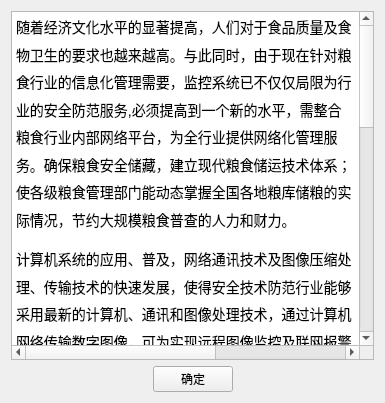
<?xml version="1.0" encoding="UTF-8"?>
<ui version="4.0">
 <class>Tishi</class>
 <widget class="QWidget" name="Tishi">
  <property name="geometry">
   <rect>
    <x>0</x>
    <y>0</y>
    <width>385</width>
    <height>403</height>
   </rect>
  </property>
  <property name="windowTitle">
   <string>Form</string>
  </property>
  <layout class="QGridLayout" name="gridLayout">
   <item row="0" column="0">
    <widget class="QTextEdit" name="textEdit">
     <property name="html">
      <string>&lt;!DOCTYPE HTML PUBLIC &quot;-//W3C//DTD HTML 4.0//EN&quot; &quot;http://www.w3.org/TR/REC-html40/strict.dtd&quot;&gt;
&lt;html&gt;&lt;head&gt;&lt;meta name=&quot;qrichtext&quot; content=&quot;1&quot; /&gt;&lt;style type=&quot;text/css&quot;&gt;
p, li { white-space: pre-wrap; }
&lt;/style&gt;&lt;/head&gt;&lt;body style=&quot; font-family:'SimSun'; font-size:9pt; font-weight:400; font-style:normal;&quot;&gt;
&lt;p style=&quot; margin-top:12px; margin-bottom:12px; margin-left:0px; margin-right:0px; -qt-block-indent:0; text-indent:0px; line-height:125%;&quot;&gt;&lt;span style=&quot; font-family:'宋体'; font-size:10.5pt;&quot;&gt;随着经济文化水平的显著提高，人们对于食品质量及食物卫生的要求也越来越高。与此同时，由于现在针对粮食行业的信息化管理需要，监控系统已不仅仅局限为行业的安全防范服务,必须提高到一个新的水平，需整合粮食行业内部网络平台，为全行业提供网络化管理服务。确保粮食安全储藏，建立现代粮食储运技术体系；使各级粮食管理部门能动态掌握全国各地粮库储粮的实际情况，节约大规模粮食普查的人力和财力。  &lt;/span&gt;&lt;/p&gt;
&lt;p style=&quot; margin-top:12px; margin-bottom:12px; margin-left:0px; margin-right:0px; -qt-block-indent:0; text-indent:0px; line-height:125%;&quot;&gt;&lt;span style=&quot; font-family:'宋体'; font-size:10.5pt;&quot;&gt;计算机系统的应用、普及，网络通讯技术及图像压缩处理、传输技术的快速发展，使得安全技术防范行业能够采用最新的计算机、通讯和图像处理技术，通过计算机网络传输数字图像，可为实现远程图像监控及联网报警系统提供高效可行而且高效管理的解决方案。对于粮食行业等网络基础较好的部门，利用其现有的网络环境与技术条件，充分发挥计算机网络的优势，建成高效可靠的远程视频监控与联网报警等系统，为粮仓的安全防范、高效管理提供更有力的技术保障。&lt;/span&gt;&lt;/p&gt;
&lt;p style=&quot;-qt-paragraph-type:empty; margin-top:12px; margin-bottom:12px; margin-left:0px; margin-right:0px; -qt-block-indent:0; text-indent:0px; line-height:125%; font-family:'宋体'; font-size:10.5pt;&quot;&gt;&lt;br /&gt;&lt;/p&gt;
&lt;table border=&quot;0&quot; style=&quot; margin-top:0px; margin-bottom:0px; margin-left:0px; margin-right:0px;&quot; cellspacing=&quot;2&quot; cellpadding=&quot;0&quot;&gt;
&lt;tr&gt;
&lt;td width=&quot;45&quot; style=&quot; vertical-align:top; padding-left:0; padding-right:0; padding-top:0; padding-bottom:0;&quot;&gt;
&lt;p style=&quot; margin-top:12px; margin-bottom:12px; margin-left:0px; margin-right:0px; -qt-block-indent:0; text-indent:0px;&quot;&gt;&lt;span style=&quot; font-family:'宋体'; font-size:10.5pt;&quot;&gt;序号&lt;/span&gt;&lt;/p&gt;&lt;/td&gt;
&lt;td width=&quot;179&quot; style=&quot; vertical-align:top; padding-left:0; padding-right:0; padding-top:0; padding-bottom:0;&quot;&gt;
&lt;p style=&quot; margin-top:12px; margin-bottom:12px; margin-left:0px; margin-right:0px; -qt-block-indent:0; text-indent:0px;&quot;&gt;&lt;span style=&quot; font-family:'宋体'; font-size:10.5pt;&quot;&gt;功能&lt;/span&gt;&lt;/p&gt;&lt;/td&gt;
&lt;td width=&quot;66&quot; style=&quot; vertical-align:top; padding-left:0; padding-right:0; padding-top:0; padding-bottom:0;&quot;&gt;
&lt;p style=&quot; margin-top:12px; margin-bottom:12px; margin-left:0px; margin-right:0px; -qt-block-indent:0; text-indent:0px;&quot;&gt;&lt;span style=&quot; font-family:'宋体'; font-size:10.5pt;&quot;&gt;优先级&lt;/span&gt;&lt;/p&gt;&lt;/td&gt;
&lt;td width=&quot;277&quot; style=&quot; vertical-align:top; padding-left:0; padding-right:0; padding-top:0; padding-bottom:0;&quot;&gt;
&lt;p style=&quot; margin-top:12px; margin-bottom:12px; margin-left:0px; margin-right:0px; -qt-block-indent:0; text-indent:0px;&quot;&gt;&lt;span style=&quot; font-family:'宋体'; font-size:10.5pt;&quot;&gt;描述&lt;/span&gt;&lt;/p&gt;&lt;/td&gt;&lt;/tr&gt;
&lt;tr&gt;
&lt;td style=&quot; vertical-align:top; padding-left:0; padding-right:0; padding-top:0; padding-bottom:0;&quot;&gt;
&lt;p style=&quot; margin-top:12px; margin-bottom:12px; margin-left:0px; margin-right:0px; -qt-block-indent:0; text-indent:0px;&quot;&gt;&lt;span style=&quot; font-family:'宋体'; font-size:10.5pt;&quot;&gt;1&lt;/span&gt;&lt;/p&gt;&lt;/td&gt;
&lt;td style=&quot; vertical-align:top; padding-left:0; padding-right:0; padding-top:0; padding-bottom:0;&quot;&gt;
&lt;p style=&quot; margin-top:12px; margin-bottom:12px; margin-left:0px; margin-right:0px; -qt-block-indent:0; text-indent:0px;&quot;&gt;&lt;span style=&quot; font-family:'宋体'; font-size:10.5pt;&quot;&gt;室内光照自动控制&lt;/span&gt;&lt;/p&gt;&lt;/td&gt;
&lt;td style=&quot; vertical-align:top; padding-left:0; padding-right:0; padding-top:0; padding-bottom:0;&quot;&gt;
&lt;p align=&quot;center&quot; style=&quot; margin-top:12px; margin-bottom:12px; margin-left:0px; margin-right:0px; -qt-block-indent:0; text-indent:0px;&quot;&gt;&lt;span style=&quot; font-family:'宋体'; font-size:10.5pt;&quot;&gt;高&lt;/span&gt;&lt;/p&gt;&lt;/td&gt;
&lt;td style=&quot; vertical-align:top; padding-left:0; padding-right:0; padding-top:0; padding-bottom:0;&quot;&gt;
&lt;p style=&quot; margin-top:12px; margin-bottom:12px; margin-left:0px; margin-right:0px; -qt-block-indent:0; text-indent:0px;&quot;&gt;&lt;span style=&quot; font-family:'宋体'; font-size:10.5pt;&quot;&gt;根据传感器采集到的光照信息自动调整室内光照（通过开关灯和开关窗帘）&lt;/span&gt;&lt;/p&gt;&lt;/td&gt;&lt;/tr&gt;
&lt;tr&gt;
&lt;td style=&quot; vertical-align:top; padding-left:0; padding-right:0; padding-top:0; padding-bottom:0;&quot;&gt;
&lt;p style=&quot; margin-top:12px; margin-bottom:12px; margin-left:0px; margin-right:0px; -qt-block-indent:0; text-indent:0px;&quot;&gt;&lt;span style=&quot; font-family:'宋体'; font-size:10.5pt;&quot;&gt;2&lt;/span&gt;&lt;/p&gt;&lt;/td&gt;
&lt;td style=&quot; vertical-align:top; padding-left:0; padding-right:0; padding-top:0; padding-bottom:0;&quot;&gt;
&lt;p style=&quot; margin-top:12px; margin-bottom:12px; margin-left:0px; margin-right:0px; -qt-block-indent:0; text-indent:0px;&quot;&gt;&lt;span style=&quot; font-family:'宋体'; font-size:10.5pt;&quot;&gt;温湿度自动控制&lt;/span&gt;&lt;/p&gt;&lt;/td&gt;
&lt;td style=&quot; vertical-align:top; padding-left:0; padding-right:0; padding-top:0; padding-bottom:0;&quot;&gt;
&lt;p align=&quot;center&quot; style=&quot; margin-top:12px; margin-bottom:12px; margin-left:0px; margin-right:0px; -qt-block-indent:0; text-indent:0px;&quot;&gt;&lt;span style=&quot; font-family:'宋体'; font-size:10.5pt;&quot;&gt;高&lt;/span&gt;&lt;/p&gt;&lt;/td&gt;
&lt;td style=&quot; vertical-align:top; padding-left:0; padding-right:0; padding-top:0; padding-bottom:0;&quot;&gt;
&lt;p style=&quot; margin-top:12px; margin-bottom:12px; margin-left:0px; margin-right:0px; -qt-block-indent:0; text-indent:0px;&quot;&gt;&lt;span style=&quot; font-family:'宋体'; font-size:10.5pt;&quot;&gt;根据传感器采集到的温湿度信息调整室内温湿度（通过空调、加湿器等）&lt;/span&gt;&lt;/p&gt;&lt;/td&gt;&lt;/tr&gt;
&lt;tr&gt;
&lt;td style=&quot; vertical-align:top; padding-left:0; padding-right:0; padding-top:0; padding-bottom:0;&quot;&gt;
&lt;p style=&quot; margin-top:12px; margin-bottom:12px; margin-left:0px; margin-right:0px; -qt-block-indent:0; text-indent:0px;&quot;&gt;&lt;span style=&quot; font-family:'宋体'; font-size:10.5pt;&quot;&gt;4&lt;/span&gt;&lt;/p&gt;&lt;/td&gt;
&lt;td style=&quot; vertical-align:top; padding-left:0; padding-right:0; padding-top:0; padding-bottom:0;&quot;&gt;
&lt;p style=&quot; margin-top:12px; margin-bottom:12px; margin-left:0px; margin-right:0px; -qt-block-indent:0; text-indent:0px;&quot;&gt;&lt;span style=&quot; font-family:'宋体'; font-size:10.5pt;&quot;&gt;视频监控&lt;/span&gt;&lt;/p&gt;&lt;/td&gt;
&lt;td style=&quot; vertical-align:top; padding-left:0; padding-right:0; padding-top:0; padding-bottom:0;&quot;&gt;
&lt;p align=&quot;center&quot; style=&quot; margin-top:12px; margin-bottom:12px; margin-left:0px; margin-right:0px; -qt-block-indent:0; text-indent:0px;&quot;&gt;&lt;span style=&quot; font-family:'宋体'; font-size:10.5pt;&quot;&gt;高&lt;/span&gt;&lt;/p&gt;&lt;/td&gt;
&lt;td style=&quot; vertical-align:top; padding-left:0; padding-right:0; padding-top:0; padding-bottom:0;&quot;&gt;
&lt;p style=&quot; margin-top:12px; margin-bottom:12px; margin-left:0px; margin-right:0px; -qt-block-indent:0; text-indent:0px;&quot;&gt;&lt;span style=&quot; font-family:'宋体'; font-size:10.5pt;&quot;&gt;使用摄像头监控室内和大门的情况&lt;/span&gt;&lt;/p&gt;&lt;/td&gt;&lt;/tr&gt;
&lt;tr&gt;
&lt;td style=&quot; vertical-align:top; padding-left:0; padding-right:0; padding-top:0; padding-bottom:0;&quot;&gt;
&lt;p style=&quot; margin-top:12px; margin-bottom:12px; margin-left:0px; margin-right:0px; -qt-block-indent:0; text-indent:0px;&quot;&gt;&lt;span style=&quot; font-family:'宋体'; font-size:10.5pt;&quot;&gt;5&lt;/span&gt;&lt;/p&gt;&lt;/td&gt;
&lt;td style=&quot; vertical-align:top; padding-left:0; padding-right:0; padding-top:0; padding-bottom:0;&quot;&gt;
&lt;p style=&quot; margin-top:12px; margin-bottom:12px; margin-left:0px; margin-right:0px; -qt-block-indent:0; text-indent:0px;&quot;&gt;&lt;span style=&quot; font-family:'宋体'; font-size:10.5pt;&quot;&gt;PC端查看、控制&lt;/span&gt;&lt;span style=&quot; font-family:'宋体'; font-size:12pt;&quot;&gt;粮仓&lt;/span&gt;&lt;span style=&quot; font-family:'宋体'; font-size:10.5pt;&quot;&gt;情况及视频监控&lt;/span&gt;&lt;/p&gt;&lt;/td&gt;
&lt;td style=&quot; vertical-align:top; padding-left:0; padding-right:0; padding-top:0; padding-bottom:0;&quot;&gt;
&lt;p align=&quot;center&quot; style=&quot; margin-top:12px; margin-bottom:12px; margin-left:0px; margin-right:0px; -qt-block-indent:0; text-indent:0px;&quot;&gt;&lt;span style=&quot; font-family:'宋体'; font-size:10.5pt;&quot;&gt;高&lt;/span&gt;&lt;/p&gt;&lt;/td&gt;
&lt;td style=&quot; vertical-align:top; padding-left:0; padding-right:0; padding-top:0; padding-bottom:0;&quot;&gt;
&lt;p style=&quot; margin-top:12px; margin-bottom:12px; margin-left:0px; margin-right:0px; -qt-block-indent:0; text-indent:0px;&quot;&gt;&lt;span style=&quot; font-family:'宋体'; font-size:10.5pt;&quot;&gt;通过PC实时查看&lt;/span&gt;&lt;span style=&quot; font-family:'宋体'; font-size:12pt;&quot;&gt;粮仓&lt;/span&gt;&lt;span style=&quot; font-family:'宋体'; font-size:10.5pt;&quot;&gt;环境情况和监控视频，并可控制&lt;/span&gt;&lt;span style=&quot; font-family:'宋体'; font-size:12pt;&quot;&gt;粮仓&lt;/span&gt;&lt;/p&gt;&lt;/td&gt;&lt;/tr&gt;
&lt;tr&gt;
&lt;td style=&quot; vertical-align:top; padding-left:0; padding-right:0; padding-top:0; padding-bottom:0;&quot;&gt;
&lt;p style=&quot; margin-top:12px; margin-bottom:12px; margin-left:0px; margin-right:0px; -qt-block-indent:0; text-indent:0px;&quot;&gt;&lt;span style=&quot; font-family:'宋体'; font-size:10.5pt;&quot;&gt;6&lt;/span&gt;&lt;/p&gt;&lt;/td&gt;
&lt;td style=&quot; vertical-align:top; padding-left:0; padding-right:0; padding-top:0; padding-bottom:0;&quot;&gt;
&lt;p style=&quot; margin-top:12px; margin-bottom:12px; margin-left:0px; margin-right:0px; -qt-block-indent:0; text-indent:0px;&quot;&gt;&lt;span style=&quot; font-family:'宋体'; font-size:10.5pt;&quot;&gt;主机&lt;/span&gt;&lt;span style=&quot; font-family:'Times New Roman'; font-size:10.5pt;&quot;&gt;QT&lt;/span&gt;&lt;span style=&quot; font-family:'宋体'; font-size:10.5pt;&quot;&gt;查看、控制家&lt;/span&gt;&lt;span style=&quot; font-family:'宋体'; font-size:12pt;&quot;&gt;粮仓&lt;/span&gt;&lt;span style=&quot; font-family:'宋体'; font-size:10.5pt;&quot;&gt;情况及视频监控&lt;/span&gt;&lt;/p&gt;&lt;/td&gt;
&lt;td style=&quot; vertical-align:top; padding-left:0; padding-right:0; padding-top:0; padding-bottom:0;&quot;&gt;
&lt;p align=&quot;center&quot; style=&quot; margin-top:12px; margin-bottom:12px; margin-left:0px; margin-right:0px; -qt-block-indent:0; text-indent:0px;&quot;&gt;&lt;span style=&quot; font-family:'宋体'; font-size:10.5pt;&quot;&gt;高&lt;/span&gt;&lt;/p&gt;&lt;/td&gt;
&lt;td style=&quot; vertical-align:top; padding-left:0; padding-right:0; padding-top:0; padding-bottom:0;&quot;&gt;
&lt;p style=&quot; margin-top:12px; margin-bottom:12px; margin-left:0px; margin-right:0px; -qt-block-indent:0; text-indent:0px;&quot;&gt;&lt;span style=&quot; font-family:'宋体'; font-size:10.5pt;&quot;&gt;通过主机&lt;/span&gt;&lt;span style=&quot; font-family:'Times New Roman'; font-size:10.5pt;&quot;&gt;QT&lt;/span&gt;&lt;span style=&quot; font-family:'宋体'; font-size:10.5pt;&quot;&gt;实时查看&lt;/span&gt;&lt;span style=&quot; font-family:'宋体'; font-size:12pt;&quot;&gt;粮仓&lt;/span&gt;&lt;span style=&quot; font-family:'宋体'; font-size:10.5pt;&quot;&gt;环境情况和视频，并可控制&lt;/span&gt;&lt;span style=&quot; font-family:'宋体'; font-size:12pt;&quot;&gt;粮仓&lt;/span&gt;&lt;span style=&quot; font-family:'宋体'; font-size:10.5pt;&quot;&gt;，及进行用户管理&lt;/span&gt;&lt;/p&gt;&lt;/td&gt;&lt;/tr&gt;
&lt;tr&gt;
&lt;td style=&quot; vertical-align:top; padding-left:0; padding-right:0; padding-top:0; padding-bottom:0;&quot;&gt;
&lt;p style=&quot; margin-top:12px; margin-bottom:12px; margin-left:0px; margin-right:0px; -qt-block-indent:0; text-indent:0px;&quot;&gt;&lt;span style=&quot; font-family:'宋体'; font-size:10.5pt;&quot;&gt;7&lt;/span&gt;&lt;/p&gt;&lt;/td&gt;
&lt;td style=&quot; vertical-align:top; padding-left:0; padding-right:0; padding-top:0; padding-bottom:0;&quot;&gt;
&lt;p style=&quot; margin-top:12px; margin-bottom:12px; margin-left:0px; margin-right:0px; -qt-block-indent:0; text-indent:0px;&quot;&gt;&lt;span style=&quot; font-family:'宋体'; font-size:10.5pt;&quot;&gt;入侵检测及警报&lt;/span&gt;&lt;/p&gt;&lt;/td&gt;
&lt;td style=&quot; vertical-align:top; padding-left:0; padding-right:0; padding-top:0; padding-bottom:0;&quot;&gt;
&lt;p align=&quot;center&quot; style=&quot; margin-top:12px; margin-bottom:12px; margin-left:0px; margin-right:0px; -qt-block-indent:0; text-indent:0px;&quot;&gt;&lt;span style=&quot; font-family:'宋体'; font-size:10.5pt;&quot;&gt;高&lt;/span&gt;&lt;/p&gt;&lt;/td&gt;
&lt;td style=&quot; vertical-align:top; padding-left:0; padding-right:0; padding-top:0; padding-bottom:0;&quot;&gt;
&lt;p style=&quot; margin-top:12px; margin-bottom:12px; margin-left:0px; margin-right:0px; -qt-block-indent:0; text-indent:0px;&quot;&gt;&lt;span style=&quot; font-family:'宋体'; font-size:10.5pt;&quot;&gt;粮仓没人的时候检测小偷入侵情况及报警&lt;/span&gt;&lt;/p&gt;&lt;/td&gt;&lt;/tr&gt;
&lt;tr&gt;
&lt;td style=&quot; vertical-align:top; padding-left:0; padding-right:0; padding-top:0; padding-bottom:0;&quot;&gt;
&lt;p style=&quot; margin-top:12px; margin-bottom:12px; margin-left:0px; margin-right:0px; -qt-block-indent:0; text-indent:0px;&quot;&gt;&lt;span style=&quot; font-family:'宋体'; font-size:10.5pt;&quot;&gt;8&lt;/span&gt;&lt;/p&gt;&lt;/td&gt;
&lt;td style=&quot; vertical-align:top; padding-left:0; padding-right:0; padding-top:0; padding-bottom:0;&quot;&gt;
&lt;p style=&quot; margin-top:12px; margin-bottom:12px; margin-left:0px; margin-right:0px; -qt-block-indent:0; text-indent:0px;&quot;&gt;&lt;span style=&quot; font-family:'宋体'; font-size:10.5pt;&quot;&gt;温度异常（火灾）报警&lt;/span&gt;&lt;/p&gt;&lt;/td&gt;
&lt;td style=&quot; vertical-align:top; padding-left:0; padding-right:0; padding-top:0; padding-bottom:0;&quot;&gt;
&lt;p align=&quot;center&quot; style=&quot; margin-top:12px; margin-bottom:12px; margin-left:0px; margin-right:0px; -qt-block-indent:0; text-indent:0px;&quot;&gt;&lt;span style=&quot; font-family:'宋体'; font-size:10.5pt;&quot;&gt;高&lt;/span&gt;&lt;/p&gt;&lt;/td&gt;
&lt;td style=&quot; vertical-align:top; padding-left:0; padding-right:0; padding-top:0; padding-bottom:0;&quot;&gt;
&lt;p style=&quot; margin-top:12px; margin-bottom:12px; margin-left:0px; margin-right:0px; -qt-block-indent:0; text-indent:0px;&quot;&gt;&lt;span style=&quot; font-family:'宋体'; font-size:10.5pt;&quot;&gt;当传感器检测到温度异常时进行火灾报警&lt;/span&gt;&lt;/p&gt;&lt;/td&gt;&lt;/tr&gt;
&lt;tr&gt;
&lt;td style=&quot; vertical-align:top; padding-left:0; padding-right:0; padding-top:0; padding-bottom:0;&quot;&gt;
&lt;p style=&quot; margin-top:12px; margin-bottom:12px; margin-left:0px; margin-right:0px; -qt-block-indent:0; text-indent:0px;&quot;&gt;&lt;span style=&quot; font-family:'宋体'; font-size:10.5pt;&quot;&gt;9&lt;/span&gt;&lt;/p&gt;&lt;/td&gt;
&lt;td style=&quot; vertical-align:top; padding-left:0; padding-right:0; padding-top:0; padding-bottom:0;&quot;&gt;
&lt;p style=&quot; margin-top:12px; margin-bottom:12px; margin-left:0px; margin-right:0px; -qt-block-indent:0; text-indent:0px;&quot;&gt;&lt;span style=&quot; font-family:'宋体'; font-size:10.5pt;&quot;&gt;用户权限分级&lt;/span&gt;&lt;/p&gt;&lt;/td&gt;
&lt;td style=&quot; vertical-align:top; padding-left:0; padding-right:0; padding-top:0; padding-bottom:0;&quot;&gt;
&lt;p align=&quot;center&quot; style=&quot; margin-top:12px; margin-bottom:12px; margin-left:0px; margin-right:0px; -qt-block-indent:0; text-indent:0px;&quot;&gt;&lt;span style=&quot; font-family:'宋体'; font-size:10.5pt;&quot;&gt;高&lt;/span&gt;&lt;/p&gt;&lt;/td&gt;
&lt;td style=&quot; vertical-align:top; padding-left:0; padding-right:0; padding-top:0; padding-bottom:0;&quot;&gt;
&lt;p style=&quot; margin-top:12px; margin-bottom:12px; margin-left:0px; margin-right:0px; -qt-block-indent:0; text-indent:0px;&quot;&gt;&lt;span style=&quot; font-family:'宋体'; font-size:10.5pt;&quot;&gt;对粮仓管理成员的控制权限进行分级&lt;/span&gt;&lt;/p&gt;&lt;/td&gt;&lt;/tr&gt;
&lt;tr&gt;
&lt;td style=&quot; vertical-align:top; padding-left:0; padding-right:0; padding-top:0; padding-bottom:0;&quot;&gt;
&lt;p style=&quot; margin-top:12px; margin-bottom:12px; margin-left:0px; margin-right:0px; -qt-block-indent:0; text-indent:0px;&quot;&gt;&lt;span style=&quot; font-family:'宋体'; font-size:10.5pt;&quot;&gt;10&lt;/span&gt;&lt;/p&gt;&lt;/td&gt;
&lt;td style=&quot; vertical-align:top; padding-left:0; padding-right:0; padding-top:0; padding-bottom:0;&quot;&gt;
&lt;p style=&quot; margin-top:12px; margin-bottom:12px; margin-left:0px; margin-right:0px; -qt-block-indent:0; text-indent:0px;&quot;&gt;&lt;span style=&quot; font-family:'Times New Roman'; font-size:10.5pt;&quot;&gt;监控视频的保存&lt;/span&gt;&lt;/p&gt;&lt;/td&gt;
&lt;td style=&quot; vertical-align:top; padding-left:0; padding-right:0; padding-top:0; padding-bottom:0;&quot;&gt;
&lt;p align=&quot;center&quot; style=&quot; margin-top:12px; margin-bottom:12px; margin-left:0px; margin-right:0px; -qt-block-indent:0; text-indent:0px;&quot;&gt;&lt;span style=&quot; font-family:'宋体'; font-size:10.5pt;&quot;&gt;中&lt;/span&gt;&lt;/p&gt;&lt;/td&gt;
&lt;td style=&quot; vertical-align:top; padding-left:0; padding-right:0; padding-top:0; padding-bottom:0;&quot;&gt;
&lt;p style=&quot; margin-top:12px; margin-bottom:12px; margin-left:0px; margin-right:0px; -qt-block-indent:0; text-indent:0px;&quot;&gt;&lt;span style=&quot; font-family:'宋体'; font-size:10.5pt;&quot;&gt;将每天的监控视频保存下来&lt;/span&gt;&lt;/p&gt;&lt;/td&gt;&lt;/tr&gt;
&lt;tr&gt;
&lt;td style=&quot; vertical-align:top; padding-left:0; padding-right:0; padding-top:0; padding-bottom:0;&quot;&gt;
&lt;p style=&quot; margin-top:12px; margin-bottom:12px; margin-left:0px; margin-right:0px; -qt-block-indent:0; text-indent:0px;&quot;&gt;&lt;span style=&quot; font-family:'宋体'; font-size:10.5pt;&quot;&gt;11&lt;/span&gt;&lt;/p&gt;&lt;/td&gt;
&lt;td style=&quot; vertical-align:top; padding-left:0; padding-right:0; padding-top:0; padding-bottom:0;&quot;&gt;
&lt;p style=&quot; margin-top:12px; margin-bottom:12px; margin-left:0px; margin-right:0px; -qt-block-indent:0; text-indent:0px;&quot;&gt;&lt;span style=&quot; font-family:'Times New Roman'; font-size:10.5pt;&quot;&gt;传感器设备电量检测&lt;/span&gt;&lt;/p&gt;&lt;/td&gt;
&lt;td style=&quot; vertical-align:top; padding-left:0; padding-right:0; padding-top:0; padding-bottom:0;&quot;&gt;
&lt;p align=&quot;center&quot; style=&quot; margin-top:12px; margin-bottom:12px; margin-left:0px; margin-right:0px; -qt-block-indent:0; text-indent:0px;&quot;&gt;&lt;span style=&quot; font-family:'宋体'; font-size:10.5pt;&quot;&gt;中&lt;/span&gt;&lt;/p&gt;&lt;/td&gt;
&lt;td style=&quot; vertical-align:top; padding-left:0; padding-right:0; padding-top:0; padding-bottom:0;&quot;&gt;
&lt;p style=&quot; margin-top:12px; margin-bottom:12px; margin-left:0px; margin-right:0px; -qt-block-indent:0; text-indent:0px;&quot;&gt;&lt;span style=&quot; font-family:'宋体'; font-size:10.5pt;&quot;&gt;当传感器终端点亮较低时，启用低电量模式，并通知客户及时给该节点充电或更换电池。&lt;/span&gt;&lt;/p&gt;&lt;/td&gt;&lt;/tr&gt;
&lt;tr&gt;
&lt;td style=&quot; vertical-align:top; padding-left:0; padding-right:0; padding-top:0; padding-bottom:0;&quot;&gt;
&lt;p style=&quot; margin-top:12px; margin-bottom:12px; margin-left:0px; margin-right:0px; -qt-block-indent:0; text-indent:0px;&quot;&gt;&lt;span style=&quot; font-family:'宋体'; font-size:10.5pt;&quot;&gt;12&lt;/span&gt;&lt;/p&gt;&lt;/td&gt;
&lt;td style=&quot; vertical-align:top; padding-left:0; padding-right:0; padding-top:0; padding-bottom:0;&quot;&gt;
&lt;p style=&quot; margin-top:12px; margin-bottom:12px; margin-left:0px; margin-right:0px; -qt-block-indent:0; text-indent:0px;&quot;&gt;&lt;span style=&quot; font-family:'宋体'; font-size:10.5pt;&quot;&gt;集中管理&lt;/span&gt;&lt;/p&gt;&lt;/td&gt;
&lt;td style=&quot; vertical-align:top; padding-left:0; padding-right:0; padding-top:0; padding-bottom:0;&quot;&gt;
&lt;p align=&quot;center&quot; style=&quot; margin-top:12px; margin-bottom:12px; margin-left:0px; margin-right:0px; -qt-block-indent:0; text-indent:0px;&quot;&gt;&lt;span style=&quot; font-family:'宋体'; font-size:10.5pt;&quot;&gt;高&lt;/span&gt;&lt;/p&gt;&lt;/td&gt;
&lt;td style=&quot; vertical-align:top; padding-left:0; padding-right:0; padding-top:0; padding-bottom:0;&quot;&gt;
&lt;p style=&quot; margin-top:12px; margin-bottom:12px; margin-left:0px; margin-right:0px; -qt-block-indent:0; text-indent:0px;&quot;&gt;&lt;span style=&quot; font-family:'宋体'; font-size:10.5pt;&quot;&gt;农用物资管理、人力资源管理和财务管理&lt;/span&gt;&lt;/p&gt;&lt;/td&gt;&lt;/tr&gt;
&lt;tr&gt;
&lt;td style=&quot; vertical-align:top; padding-left:0; padding-right:0; padding-top:0; padding-bottom:0;&quot;&gt;
&lt;p style=&quot; margin-top:12px; margin-bottom:12px; margin-left:0px; margin-right:0px; -qt-block-indent:0; text-indent:0px;&quot;&gt;&lt;span style=&quot; font-family:'宋体'; font-size:10.5pt;&quot;&gt;13&lt;/span&gt;&lt;/p&gt;&lt;/td&gt;
&lt;td style=&quot; vertical-align:top; padding-left:0; padding-right:0; padding-top:0; padding-bottom:0;&quot;&gt;
&lt;p style=&quot; margin-top:12px; margin-bottom:12px; margin-left:0px; margin-right:0px; -qt-block-indent:0; text-indent:0px;&quot;&gt;&lt;span style=&quot; font-family:'宋体'; font-size:10.5pt;&quot;&gt;远程诊断&lt;/span&gt;&lt;/p&gt;&lt;/td&gt;
&lt;td style=&quot; vertical-align:top; padding-left:0; padding-right:0; padding-top:0; padding-bottom:0;&quot;&gt;
&lt;p align=&quot;center&quot; style=&quot; margin-top:12px; margin-bottom:12px; margin-left:0px; margin-right:0px; -qt-block-indent:0; text-indent:0px;&quot;&gt;&lt;span style=&quot; font-family:'宋体'; font-size:10.5pt;&quot;&gt;高&lt;/span&gt;&lt;/p&gt;&lt;/td&gt;
&lt;td style=&quot; vertical-align:top; padding-left:0; padding-right:0; padding-top:0; padding-bottom:0;&quot;&gt;
&lt;p style=&quot; margin-top:12px; margin-bottom:12px; margin-left:0px; margin-right:0px; -qt-block-indent:0; text-indent:0px;&quot;&gt;&lt;span style=&quot; font-family:'宋体'; font-size:10.5pt;&quot;&gt;病虫害、粮食有无发芽等异常应急事件处理&lt;/span&gt;&lt;/p&gt;&lt;/td&gt;&lt;/tr&gt;
&lt;tr&gt;
&lt;td style=&quot; vertical-align:top; padding-left:0; padding-right:0; padding-top:0; padding-bottom:0;&quot;&gt;
&lt;p style=&quot; margin-top:12px; margin-bottom:12px; margin-left:0px; margin-right:0px; -qt-block-indent:0; text-indent:0px;&quot;&gt;&lt;span style=&quot; font-family:'宋体'; font-size:10.5pt;&quot;&gt;14&lt;/span&gt;&lt;/p&gt;&lt;/td&gt;
&lt;td style=&quot; vertical-align:top; padding-left:0; padding-right:0; padding-top:0; padding-bottom:0;&quot;&gt;
&lt;p style=&quot; margin-top:12px; margin-bottom:12px; margin-left:0px; margin-right:0px; -qt-block-indent:0; text-indent:0px;&quot;&gt;&lt;span style=&quot; font-family:'宋体'; font-size:10.5pt;&quot;&gt;科研支撑&lt;/span&gt;&lt;/p&gt;&lt;/td&gt;
&lt;td style=&quot; vertical-align:top; padding-left:0; padding-right:0; padding-top:0; padding-bottom:0;&quot;&gt;
&lt;p align=&quot;center&quot; style=&quot; margin-top:12px; margin-bottom:12px; margin-left:0px; margin-right:0px; -qt-block-indent:0; text-indent:0px;&quot;&gt;&lt;span style=&quot; font-family:'宋体'; font-size:10.5pt;&quot;&gt;高&lt;/span&gt;&lt;/p&gt;&lt;/td&gt;
&lt;td style=&quot; vertical-align:top; padding-left:0; padding-right:0; padding-top:0; padding-bottom:0;&quot;&gt;
&lt;p style=&quot; margin-top:12px; margin-bottom:12px; margin-left:0px; margin-right:0px; -qt-block-indent:0; text-indent:0px;&quot;&gt;&lt;span style=&quot; font-family:'宋体'; font-size:10.5pt;&quot;&gt;粮食储藏知识普及、系统使用普及、科技普及等&lt;/span&gt;&lt;/p&gt;&lt;/td&gt;&lt;/tr&gt;&lt;/table&gt;&lt;/body&gt;&lt;/html&gt;</string>
     </property>
    </widget>
   </item>
   <item row="1" column="0">
    <layout class="QHBoxLayout" name="horizontalLayout">
     <item>
      <spacer name="horizontalSpacer_2">
       <property name="orientation">
        <enum>Qt::Horizontal</enum>
       </property>
       <property name="sizeHint" stdset="0">
        <size>
         <width>40</width>
         <height>20</height>
        </size>
       </property>
      </spacer>
     </item>
     <item>
      <widget class="QPushButton" name="pushButton">
       <property name="text">
        <string>确定</string>
       </property>
      </widget>
     </item>
     <item>
      <spacer name="horizontalSpacer">
       <property name="orientation">
        <enum>Qt::Horizontal</enum>
       </property>
       <property name="sizeHint" stdset="0">
        <size>
         <width>40</width>
         <height>20</height>
        </size>
       </property>
      </spacer>
     </item>
    </layout>
   </item>
  </layout>
 </widget>
 <resources/>
 <connections/>
</ui>
